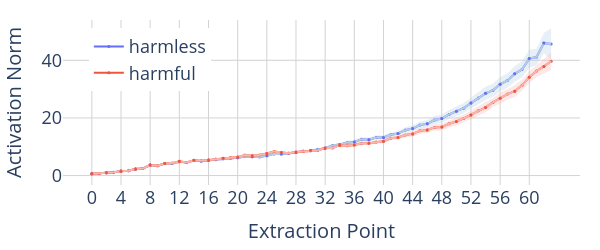

Notebook code for this chart:
### Code cell
# Plot activation norms across layers
num_layers, num_act_modules, num_tokens = similarity_scores.shape

chosen_token = -1
colour_map = {
    "harmless": plotly.colors.qualitative.Plotly[0],
    "harmful": plotly.colors.qualitative.Plotly[1],
    "neutral": plotly.colors.qualitative.Plotly[3],
}
colour_map_light = {
    "harmless": plotly.colors.qualitative.Pastel1[1],
    "harmful": plotly.colors.qualitative.Pastel1[0],
    "neutral": plotly.colors.qualitative.Pastel1[3],
}
colour_map_opaque = {
    "harmful": "rgba(251, 180, 174, 0.3)",
    "harmless": "rgba(179, 205, 227, 0.3)",
}

# layers x resid_modules x batch x tokens x dim
acts = {"harmful": harmful_acts, "harmless": harmless_acts}

categories = ["harmless", "harmful"]
resid_modules = ["mid", "post"]

x_values = sum([[f"{l}", f"{l}-post"] for l in range(num_layers)], [])
x_values = [str(i) for i in range(2 * num_layers)]

fig = go.Figure()

for category in categories:
    normed_acts = acts[category].norm(dim=-1)
    mean_normed_acts = normed_acts.mean(dim=2)  # Average over samples

    y_values = mean_normed_acts[..., chosen_token].flatten()

    # variance
    fig.add_trace(
        variance_plot(
            x=x_values,
            y=normed_acts[:, :, :, chosen_token].reshape(-1, normed_acts.shape[2]),
            yaxis="y",
            fillcolor=colour_map_opaque[category],
            showlegend=False,
        )
    )

    # mean - for legend
    fig.add_trace(
        go.Scatter(
            x=x_values,
            y=y_values,
            name=category,
            mode="lines+markers",
            yaxis="y",
            marker=dict(color=colour_map[category], size=3),
            showlegend=True,
        )
    )

    # mean - light line
    fig.add_trace(
        go.Scatter(
            x=x_values,
            y=y_values,
            mode="lines",
            yaxis="y",
            marker=dict(color=colour_map_light[category], size=3),
            showlegend=False,
        )
    )

    # dot markers
    fig.add_trace(
        go.Scatter(
            x=x_values[::2],
            y=y_values[::2],
            name=f"{category}",
            mode="markers",
            yaxis="y",
            marker=dict(color=colour_map[category], size=3),
            showlegend=False,
        )
    )


fig.update_layout(
    plot_bgcolor="white",
    grid=dict(rows=1, columns=1),
    xaxis=dict(
        type="category",
        dtick=4,
        title=dict(text="Extraction Point", font=dict(size=20)),
        gridcolor="lightgrey",
        tickfont=dict(size=18),
    ),
    yaxis=dict(
        title=dict(text="Activation Norm", font=dict(size=20)),
        gridcolor="lightgrey",
        zeroline=False,
        tickfont=dict(size=18),
    ),
    hovermode="x unified",
    height=250,
    width=600,
    margin=dict(l=20, r=20, t=20, b=20),
    legend=dict(x=0.05, y=0.95, font=dict(size=18)),
)
fig.show()

fig.write_html(VISUALIZATION_DIR / "acts_norm.html")
# fig.write_image(VISUALIZATION_DIR / "acts_norm.pdf", scale=5)

### Figure 1 — Plotly figure (JSON) as saved in the notebook; plotly's stock layout.template omitted (floating-point values rounded to 4 significant figures)
{"data": [{"fill": "toself", "fillcolor": "rgba(179, 205, 227, 0.3)", "line": {"color": "rgba(179, 205, 227, 0.3)", "width": 0}, "mode": "lines", "showlegend": false, "type": "scatter", "x": ["0", "1", "2", "3", "4", "5", "6", "7", "8", "9", "10", "11", "12", "13", "14", "15", "16", "17", "18", "19", "20", "21", "22", "23", "24", "25", "26", "27", "28", "29", "30", "31", "32", "33", "34", "35", "36", "37", "38", "39", "40", "41", "42", "43", "44", "45", "46", "47", "48", "49", "50", "51", "52", "53", "54", "55", "56", "57", "58", "59", "60", "61", "62", "63", "63", "62", "61", "60", "59", "58", "57", "56", "55", "54", "53", "52", "51", "50", "49", "48", "47", "46", "45", "44", "43", "42", "41", "40", "39", "38", "37", "36", "35", "34", "33", "32", "31", "30", "29", "28", "27", "26", "25", "24", "23", "22", "21", "20", "19", "18", "17", "16", "15", "14", "13", "12", "11", "10", "9", "8", "7", "6", "5", "4", "3", "2", "1", "0"], "y": [0.642, 0.7473, 0.965, 1.178, 1.647, 1.728, 2.384, 2.493, 3.749, 3.451, 4.264, 4.339, 4.961, 4.652, 5.345, 5.12, 5.547, 5.703, 6.193, 6.265, 6.558, 6.943, 6.859, 6.768, 7.145, 7.847, 7.798, 7.983, 8.346, 8.914, 8.994, 9.513, 9.905, 10.89, 11.26, 12.06, 12.31, 13.3, 13.18, 13.98, 14.0, 14.98, 15.47, 16.79, 17.35, 18.72, 19.21, 20.65, 21.22, 22.78, 23.95, 25.2, 27.14, 28.99, 30.83, 31.86, 34.22, 35.41, 38.06, 39.66, 43.78, 43.99, 49.49, 51.13, 40.18, 42.49, 38.26, 37.43, 33.99, 32.59, 30.5, 29.2, 27.23, 26.24, 24.81, 23.19, 21.6, 20.65, 19.64, 18.36, 17.93, 16.75, 16.31, 15.32, 14.76, 13.78, 13.34, 12.5, 12.41, 11.77, 11.83, 11.05, 10.8, 10.31, 9.982, 9.091, 8.678, 8.298, 8.128, 7.743, 7.318, 7.182, 7.194, 6.603, 6.199, 6.201, 6.253, 5.837, 5.538, 5.545, 5.312, 5.147, 4.798, 5.049, 4.394, 4.691, 4.105, 4.075, 3.283, 3.548, 2.379, 2.242, 1.657, 1.523, 1.128, 0.932, 0.7333, 0.6288], "yaxis": "y"}, {"marker": {"color": "#636EFA", "size": 3}, "mode": "lines+markers", "name": "harmless", "showlegend": true, "type": "scatter", "x": ["0", "1", "2", "3", "4", "5", "6", "7", "8", "9", "10", "11", "12", "13", "14", "15", "16", "17", "18", "19", "20", "21", "22", "23", "24", "25", "26", "27", "28", "29", "30", "31", "32", "33", "34", "35", "36", "37", "38", "39", "40", "41", "42", "43", "44", "45", "46", "47", "48", "49", "50", "51", "52", "53", "54", "55", "56", "57", "58", "59", "60", "61", "62", "63"], "y": [0.6354, 0.7403, 0.9485, 1.153, 1.585, 1.693, 2.313, 2.436, 3.649, 3.367, 4.169, 4.222, 4.826, 4.523, 5.197, 4.959, 5.347, 5.508, 5.869, 5.902, 6.197, 6.598, 6.53, 6.484, 6.874, 7.52, 7.49, 7.65, 8.045, 8.521, 8.646, 9.095, 9.498, 10.44, 10.78, 11.43, 11.68, 12.56, 12.47, 13.2, 13.25, 14.16, 14.62, 15.78, 16.34, 17.52, 17.98, 19.29, 19.79, 21.21, 22.3, 23.4, 25.16, 26.9, 28.54, 29.54, 31.71, 32.95, 35.32, 36.83, 40.61, 41.13, 45.99, 45.65], "yaxis": "y"}, {"marker": {"color": "rgb(179,205,227)", "size": 3}, "mode": "lines", "showlegend": false, "type": "scatter", "x": ["0", "1", "2", "3", "4", "5", "6", "7", "8", "9", "10", "11", "12", "13", "14", "15", "16", "17", "18", "19", "20", "21", "22", "23", "24", "25", "26", "27", "28", "29", "30", "31", "32", "33", "34", "35", "36", "37", "38", "39", "40", "41", "42", "43", "44", "45", "46", "47", "48", "49", "50", "51", "52", "53", "54", "55", "56", "57", "58", "59", "60", "61", "62", "63"], "y": [0.6354, 0.7403, 0.9485, 1.153, 1.585, 1.693, 2.313, 2.436, 3.649, 3.367, 4.169, 4.222, 4.826, 4.523, 5.197, 4.959, 5.347, 5.508, 5.869, 5.902, 6.197, 6.598, 6.53, 6.484, 6.874, 7.52, 7.49, 7.65, 8.045, 8.521, 8.646, 9.095, 9.498, 10.44, 10.78, 11.43, 11.68, 12.56, 12.47, 13.2, 13.25, 14.16, 14.62, 15.78, 16.34, 17.52, 17.98, 19.29, 19.79, 21.21, 22.3, 23.4, 25.16, 26.9, 28.54, 29.54, 31.71, 32.95, 35.32, 36.83, 40.61, 41.13, 45.99, 45.65], "yaxis": "y"}, {"marker": {"color": "#636EFA", "size": 3}, "mode": "markers", "name": "harmless", "showlegend": false, "type": "scatter", "x": ["0", "2", "4", "6", "8", "10", "12", "14", "16", "18", "20", "22", "24", "26", "28", "30", "32", "34", "36", "38", "40", "42", "44", "46", "48", "50", "52", "54", "56", "58", "60", "62"], "y": [0.6354, 0.9485, 1.585, 2.313, 3.649, 4.169, 4.826, 5.197, 5.347, 5.869, 6.197, 6.53, 6.874, 7.49, 8.045, 8.646, 9.498, 10.78, 11.68, 12.47, 13.25, 14.62, 16.34, 17.98, 19.79, 22.3, 25.16, 28.54, 31.71, 35.32, 40.61, 45.99], "yaxis": "y"}, {"fill": "toself", "fillcolor": "rgba(251, 180, 174, 0.3)", "line": {"color": "rgba(251, 180, 174, 0.3)", "width": 0}, "mode": "lines", "showlegend": false, "type": "scatter", "x": ["0", "1", "2", "3", "4", "5", "6", "7", "8", "9", "10", "11", "12", "13", "14", "15", "16", "17", "18", "19", "20", "21", "22", "23", "24", "25", "26", "27", "28", "29", "30", "31", "32", "33", "34", "35", "36", "37", "38", "39", "40", "41", "42", "43", "44", "45", "46", "47", "48", "49", "50", "51", "52", "53", "54", "55", "56", "57", "58", "59", "60", "61", "62", "63", "63", "62", "61", "60", "59", "58", "57", "56", "55", "54", "53", "52", "51", "50", "49", "48", "47", "46", "45", "44", "43", "42", "41", "40", "39", "38", "37", "36", "35", "34", "33", "32", "31", "30", "29", "28", "27", "26", "25", "24", "23", "22", "21", "20", "19", "18", "17", "16", "15", "14", "13", "12", "11", "10", "9", "8", "7", "6", "5", "4", "3", "2", "1", "0"], "y": [0.6379, 0.7598, 0.9583, 1.128, 1.56, 1.674, 2.309, 2.454, 3.745, 3.449, 4.27, 4.402, 5.081, 4.651, 5.409, 5.3, 5.6, 5.913, 6.166, 6.452, 6.595, 7.531, 7.25, 7.534, 8.063, 8.822, 8.384, 8.029, 8.459, 8.691, 9.06, 9.156, 9.991, 10.04, 11.02, 10.88, 11.23, 11.82, 11.82, 12.31, 12.5, 13.52, 13.93, 14.79, 15.35, 16.51, 16.89, 17.84, 18.07, 19.22, 20.15, 21.19, 22.61, 24.11, 25.45, 26.91, 28.71, 30.16, 31.33, 33.21, 36.24, 38.28, 40.47, 42.68, 36.64, 35.31, 34.33, 32.05, 29.4, 27.22, 26.41, 24.96, 23.82, 21.88, 20.84, 19.42, 18.48, 17.37, 16.76, 15.61, 15.6, 14.76, 14.52, 13.58, 13.33, 12.54, 12.31, 11.33, 11.07, 10.6, 10.54, 10.06, 9.832, 10.09, 9.085, 9.224, 8.309, 8.425, 8.048, 7.985, 7.558, 7.681, 7.947, 7.201, 6.805, 6.525, 6.8, 6.226, 6.068, 5.794, 5.563, 5.287, 5.061, 5.198, 4.484, 4.908, 4.253, 4.116, 3.323, 3.541, 2.378, 2.204, 1.644, 1.479, 1.111, 0.9353, 0.7496, 0.6273], "yaxis": "y"}, {"marker": {"color": "#EF553B", "size": 3}, "mode": "lines+markers", "name": "harmful", "showlegend": true, "type": "scatter", "x": ["0", "1", "2", "3", "4", "5", "6", "7", "8", "9", "10", "11", "12", "13", "14", "15", "16", "17", "18", "19", "20", "21", "22", "23", "24", "25", "26", "27", "28", "29", "30", "31", "32", "33", "34", "35", "36", "37", "38", "39", "40", "41", "42", "43", "44", "45", "46", "47", "48", "49", "50", "51", "52", "53", "54", "55", "56", "57", "58", "59", "60", "61", "62", "63"], "y": [0.6326, 0.7547, 0.9468, 1.119, 1.52, 1.659, 2.256, 2.416, 3.643, 3.386, 4.193, 4.327, 4.995, 4.568, 5.303, 5.181, 5.443, 5.738, 5.98, 6.26, 6.41, 7.165, 6.887, 7.17, 7.632, 8.385, 8.032, 7.794, 8.222, 8.369, 8.742, 8.733, 9.607, 9.564, 10.56, 10.35, 10.64, 11.18, 11.21, 11.69, 11.92, 12.92, 13.24, 14.06, 14.46, 15.51, 15.83, 16.72, 16.84, 17.99, 18.76, 19.84, 21.02, 22.47, 23.66, 25.37, 26.83, 28.28, 29.28, 31.31, 34.15, 36.31, 37.89, 39.66], "yaxis": "y"}, {"marker": {"color": "rgb(251,180,174)", "size": 3}, "mode": "lines", "showlegend": false, "type": "scatter", "x": ["0", "1", "2", "3", "4", "5", "6", "7", "8", "9", "10", "11", "12", "13", "14", "15", "16", "17", "18", "19", "20", "21", "22", "23", "24", "25", "26", "27", "28", "29", "30", "31", "32", "33", "34", "35", "36", "37", "38", "39", "40", "41", "42", "43", "44", "45", "46", "47", "48", "49", "50", "51", "52", "53", "54", "55", "56", "57", "58", "59", "60", "61", "62", "63"], "y": [0.6326, 0.7547, 0.9468, 1.119, 1.52, 1.659, 2.256, 2.416, 3.643, 3.386, 4.193, 4.327, 4.995, 4.568, 5.303, 5.181, 5.443, 5.738, 5.98, 6.26, 6.41, 7.165, 6.887, 7.17, 7.632, 8.385, 8.032, 7.794, 8.222, 8.369, 8.742, 8.733, 9.607, 9.564, 10.56, 10.35, 10.64, 11.18, 11.21, 11.69, 11.92, 12.92, 13.24, 14.06, 14.46, 15.51, 15.83, 16.72, 16.84, 17.99, 18.76, 19.84, 21.02, 22.47, 23.66, 25.37, 26.83, 28.28, 29.28, 31.31, 34.15, 36.31, 37.89, 39.66], "yaxis": "y"}, {"marker": {"color": "#EF553B", "size": 3}, "mode": "markers", "name": "harmful", "showlegend": false, "type": "scatter", "x": ["0", "2", "4", "6", "8", "10", "12", "14", "16", "18", "20", "22", "24", "26", "28", "30", "32", "34", "36", "38", "40", "42", "44", "46", "48", "50", "52", "54", "56", "58", "60", "62"], "y": [0.6326, 0.9468, 1.52, 2.256, 3.643, 4.193, 4.995, 5.303, 5.443, 5.98, 6.41, 6.887, 7.632, 8.032, 8.222, 8.742, 9.607, 10.56, 10.64, 11.21, 11.92, 13.24, 14.46, 15.83, 16.84, 18.76, 21.02, 23.66, 26.83, 29.28, 34.15, 37.89], "yaxis": "y"}], "layout": {"grid": {"columns": 1, "rows": 1}, "height": 250, "hovermode": "x unified", "legend": {"font": {"size": 18}, "x": 0.05, "y": 0.95}, "margin": {"b": 20, "l": 20, "r": 20, "t": 20}, "plot_bgcolor": "white", "width": 600, "xaxis": {"dtick": 4, "gridcolor": "lightgrey", "tickfont": {"size": 18}, "title": {"font": {"size": 20}, "text": "Extraction Point"}, "type": "category"}, "yaxis": {"gridcolor": "lightgrey", "tickfont": {"size": 18}, "title": {"font": {"size": 20}, "text": "Activation Norm"}, "zeroline": false}}}
